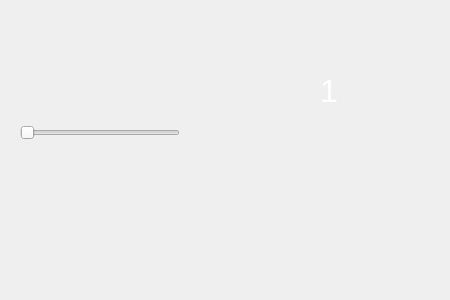
<?xml version="1.0" encoding="UTF-8"?>
<ui version="4.0">
 <class>LearningStartWindow</class>
 <widget class="QDialog" name="LearningStartWindow">
  <property name="geometry">
   <rect>
    <x>0</x>
    <y>0</y>
    <width>450</width>
    <height>300</height>
   </rect>
  </property>
  <property name="windowTitle">
   <string>Dialog</string>
  </property>
  <widget class="QSlider" name="horizontalSlider">
   <property name="geometry">
    <rect>
     <x>20</x>
     <y>120</y>
     <width>160</width>
     <height>25</height>
    </rect>
   </property>
   <property name="orientation">
    <enum>Qt::Horizontal</enum>
   </property>
  </widget>
  <widget class="QLabel" name="label">
   <property name="geometry">
    <rect>
     <x>320</x>
     <y>60</y>
     <width>41</width>
     <height>61</height>
    </rect>
   </property>
   <property name="styleSheet">
    <string notr="true">position: absolute;
width: 208px;
height: 46px;
left: 720px;
top: 246px;

font-family: 'Mountains of Christmas';
font-style: normal;
font-weight: 400;
font-size: 32px;
line-height: 44px;
letter-spacing: 0.24em;
text-align:center;

color: #FFFFFF;
</string>
   </property>
   <property name="text">
    <string>1</string>
   </property>
  </widget>
 </widget>
 <resources/>
 <connections/>
</ui>
